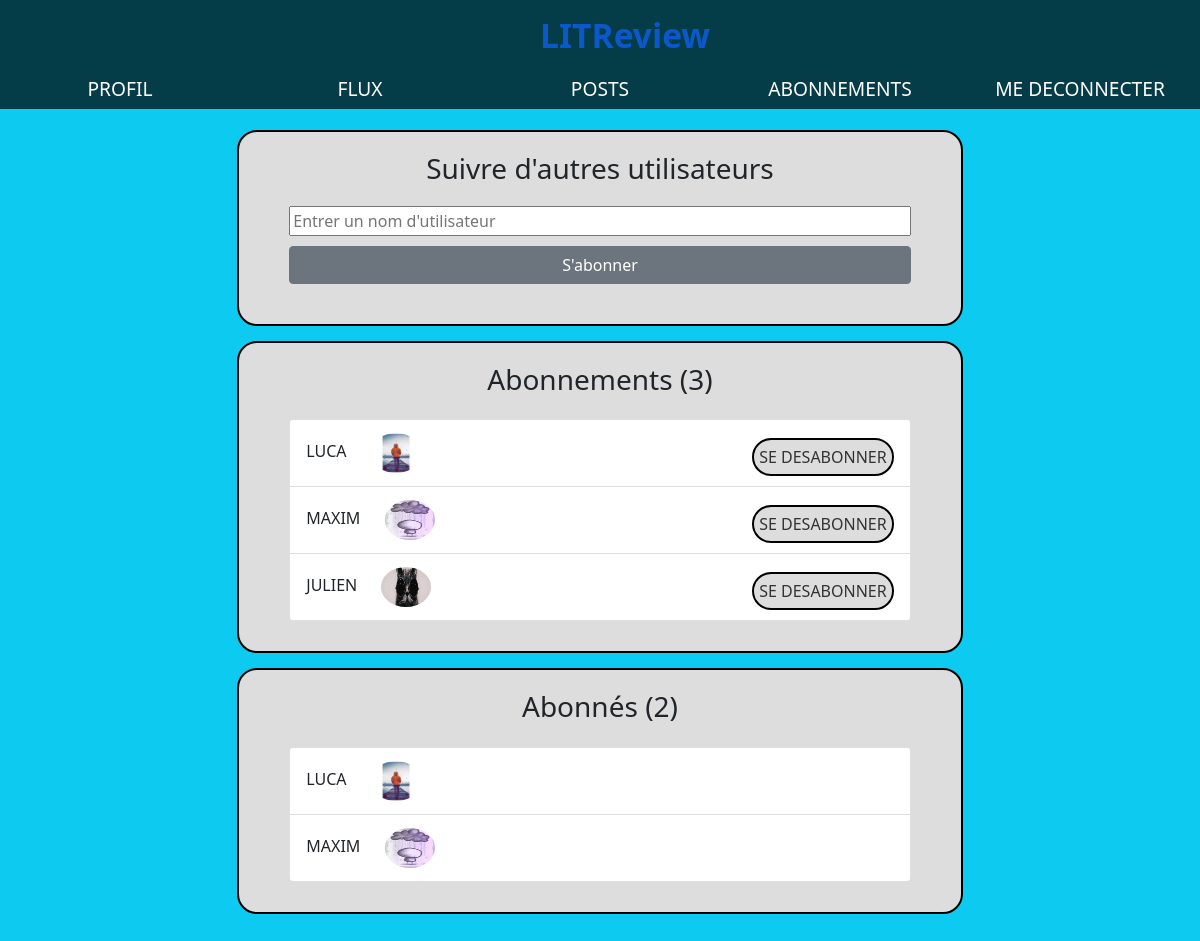
Page /subscriptions/ (signed in) on the earlier database version.
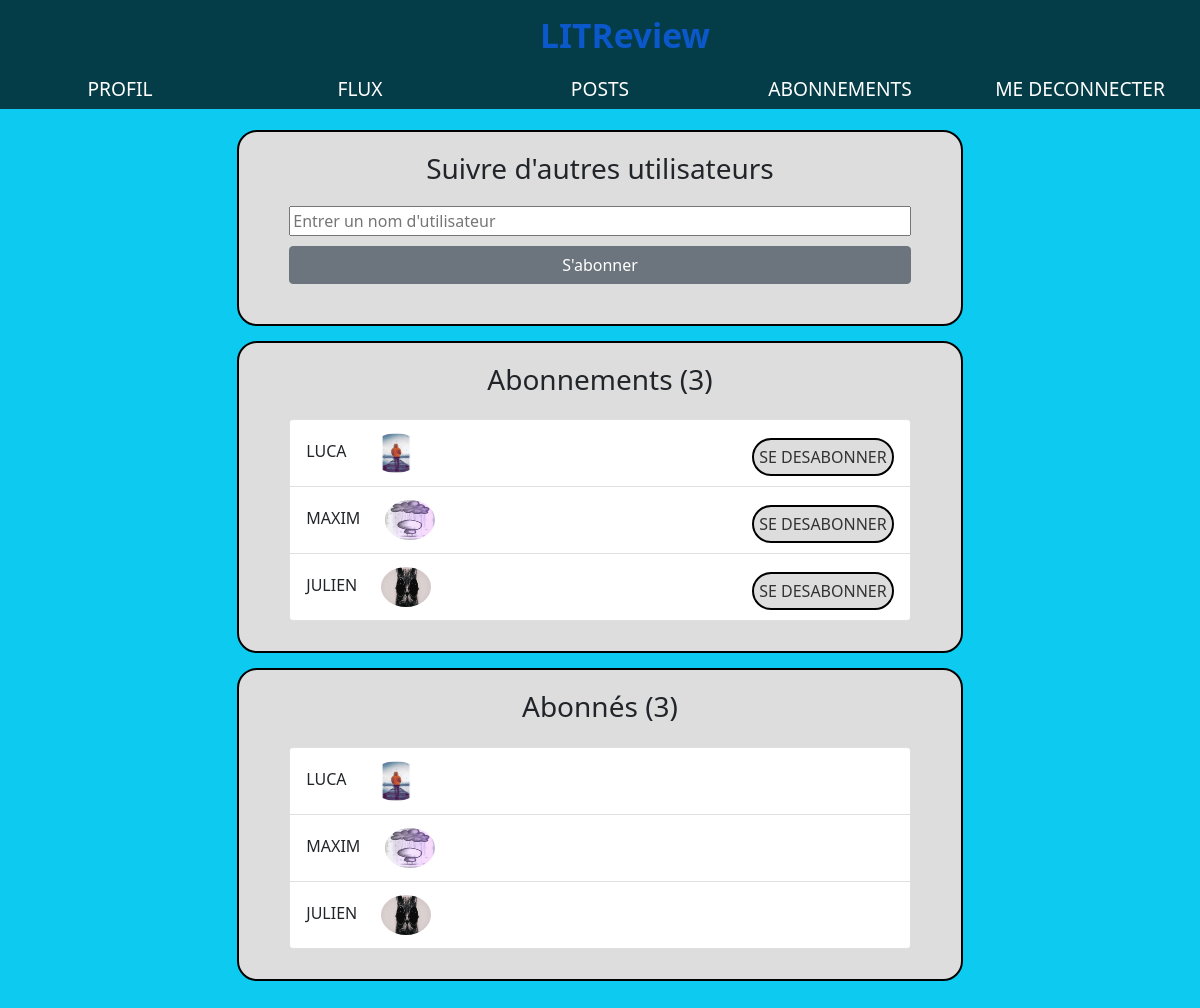
Same page on the later database version.
### authentification/models.py (models this page shows, shortened)
class UserFollow(models.Model):
    user = models.ForeignKey(
        to=settings.AUTH_USER_MODEL, on_delete=models.CASCADE, related_name="following"
    )
    followed_user = models.ForeignKey(
        to=settings.AUTH_USER_MODEL,
        on_delete=models.CASCADE,
        related_name="followed_by",
    )
    class Meta:
        unique_together = ("user", "followed_user")

class Profile(models.Model):
    user = models.OneToOneField(User, on_delete=models.CASCADE)
    image = models.ImageField(default="default.png", upload_to="profile_img")

### authentification/views.py (the view)
# urls.py: path("subscriptions/", subscriptions, name="subscriptions"),
@login_required
def subscriptions(request):
    if request.method == "POST":
        form = SubscribeForm(request.POST)
        if form.is_valid():
            try:
                followed_user = User.objects.get(username=request.POST["followed_user"])
                if request.user == followed_user:
                    messages.error(
                        request, "Vous ne pouvez pas vous abonner à votre compte !"
                    )
                else:
                    try:
                        UserFollow.objects.create(
                            user=request.user, followed_user=followed_user
                        )
                        messages.success(
                            request, f"Vous suivez maintenant {followed_user} !"
                        )
                    except IntegrityError:
                        messages.error(request, f"Vous suivez déjà {followed_user} !")
            except User.DoesNotExist:
                messages.error(request, f"Cette utilisateur est introuvable !")
    else:
        form = SubscribeForm()
    user_follows = UserFollow.objects.filter(user=request.user).order_by(
        "followed_user"
    )
    followed_by = UserFollow.objects.filter(followed_user=request.user).order_by("user")
    context = {
        "form": form,
        "user_follows": user_follows,
        "followed_by": followed_by,
        "title": "Subscriptions",
    }
    return render(request, "authentification/subscriptions.html", context)

### authentification/forms.py
class SubscribeForm(forms.Form):
    followed_user = forms.CharField(label=False, widget=forms.TextInput())

### authentification/templates/authentification/subscriptions.html (shortened to what this page needs)
{% extends "base.html" %}
{% block content %}
    <div class="form form__search">
        <h3>Suivre d'autres utilisateurs</h3>
        <form method="POST">
            <input class="input" id="followed_user" type="text" name="followed_user" placeholder="Entrer un nom d'utilisateur">
            <button class="btn btn-secondary" type="submit">S'abonner</button>
        </form>
    </div>
    <div class="form form-sub">
        <h3> Abonnements ({{ user_follows.count }})</h3>
        {% if user_follows %}
          <div>
            <ul class="list-group">
              {% for follow in user_follows %}
                <li class="list-group-item ">
                    {{ follow.followed_user.username }}
                    <img src="{{ follow.followed_user.profile.image.url }}" alt="image de profil">
                    <a class="list-item-btn float-end" href="{% url 'unsubscribe' follow.id %}">SE DESABONNER</a>
                </li>
              {% endfor %}
            </ul>
          </div>
        {% elif not user_follows %}
          <div>
            <h4>Vous n'êtes abonné à personne.</h4>
            <h4>Suivez d'autres utilisateurs.</h4>
          </div>
        {% endif %}
    </div>
    <div class="form form sub">
        <h3>Abonnés ({{ followed_by.count }})</h3>
        {% if followed_by %}
          <div>
            <ul class="list-group">
              {% for follow in followed_by %}
                <li class="list-group-item">
                    {{ follow.user.username }}
                    <img src="{{ follow.user.profile.image.url }}"  alt="image de profil">
                </li>
              {% endfor %}
            </ul>
          </div>
        {% elif not followed_by %}
          <div>
              <h4>Personne ne vous suit.</h4>
              <h4>Suivez d'autres utilisateurs.</h4>
          </div>
        {% endif %}
    </div>
{% endblock content %}

### templates/base.html (shortened to what this page needs)
<!DOCTYPE html>
{% load static %}
<html lang="fr">
    <head>
        <link rel="stylesheet" href="{% static 'css/style.css' %}">
        <link href="https://cdn.jsdelivr.net/npm/bootstrap@5.0.2/dist/css/bootstrap.min.css" rel="stylesheet">
        <link rel="stylesheet" href="https://cdnjs.cloudflare.com/ajax/libs/font-awesome/4.7.0/css/font-awesome.min.css">
    </head>
    <body class="bg-info">
        <header>
            <div class="main-header">
                <a href="{% if user.is_authenticated %}{% url 'logout' %}{% else %}{% url 'login' %}{% endif %}" class="name">LITReview</a>
                {%if user.is_authenticated %}
                <nav>
                    <ul>
                        <li><a href="{% url 'profile' %}" >PROFIL</a></li>
                        <li><a href="{% url 'flux' %}"  >FLUX</a></li>
                        <li><a href="{% url 'posts' %}" >POSTS</a></li>
                        <li><a href="{% url 'subscriptions' %}" >ABONNEMENTS</a></li>
                        <li><a href="{% url 'logout' %}" >ME DECONNECTER</a></li>
                    </ul>
                </nav>
                {% endif %}
            </div>
        </header>
        <div class="container">
            {% block content %}{% endblock content %}
        </div>
    </body>
</html>

### static/css/style.css (style rules this page uses)
.main-header:after { visibility: visible; display: block; font-size: 0; content: " "; clear: both; height: 3%; }
* { -moz-box-sizing: border-box; -webkit-box-sizing: border-box; box-sizing: border-box; }
h3 { font-size: 1.5rem; padding-top: 10px; margin: 0 0 0 0; }
a { color: black; text-decoration: none; }
.name { padding: 10px 17px 10px 45%; float: left; color: #fff; width: 100%; background: rgba(0,0,0,0.7); font-weight: 700; font-size: 2.1rem; text-align: left; text-decoration: none; }
header nav ul { display: inline-block; padding: 0; margin: 0; width: 100%; }
header nav ul li { float: left; margin: 0; display: inline; width: 20%; text-align: center; background: rgba(0,0,0,0.7); }
header nav ul li a { padding: 5px 20px; color: #fff; display: inline-block; font-size: 1.1rem; text-decoration: none; font-size: 1.2rem; }
.container { margin: 0 19% 5% 19%; text-align:center; }
.form { border: 2px solid #000; width: 65%; margin: 15px auto; padding: 10px; background-color: #dddddd; border-radius: 20px; text-align: center; padding: 10px 50px 30px 50px; }
.form img { padding: 5px 0 5px 0; border-radius: 100px 100px 100px 100px; height: 80px ; width: 80px ; }
.form input { width: 100%; }
.form ul { padding-top: 15px; display : inline-block; margin :auto; text-align:left; font-size: medium; font-style: bold; }
.form a { margin-top: 10px; color: #333; text-decoration: none; }
.btn { width: 100%; padding: 10px; margin: 10px 0 10px 0; color: white; border: none; border-radius: 10px; cursor: pointer; }
.list-group { width: 100%; }
.list-group img { height:50px; width:50px; vertical-align: middle; margin-left: 20px; margin-right: 20px; }
.list-item-btn { border: solid 2px #000; transition: all 0.5s; border-radius: 30px; padding: 5px 5px 5px 5px; background-color: #dddddd; color: white; }

Differences in the rows shown:
added UserFollow: user.username "JULIEN", user.profile.image (picture), shown under "Abonnés (3)"
Other differences:
{{ followed_by.count }}: "2" → "3"
